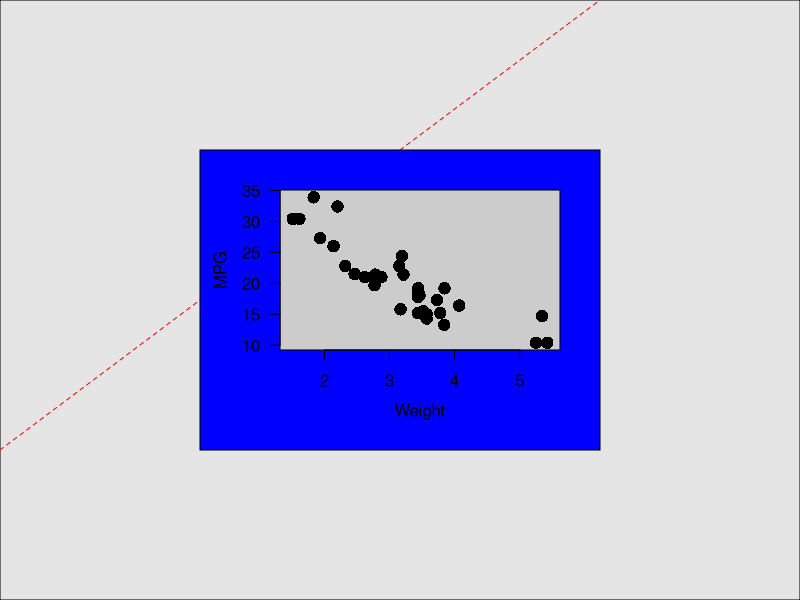
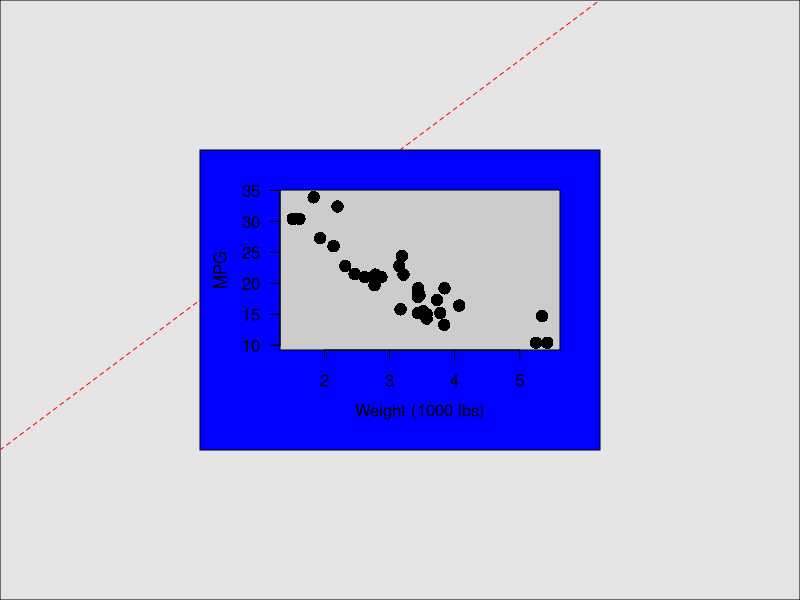
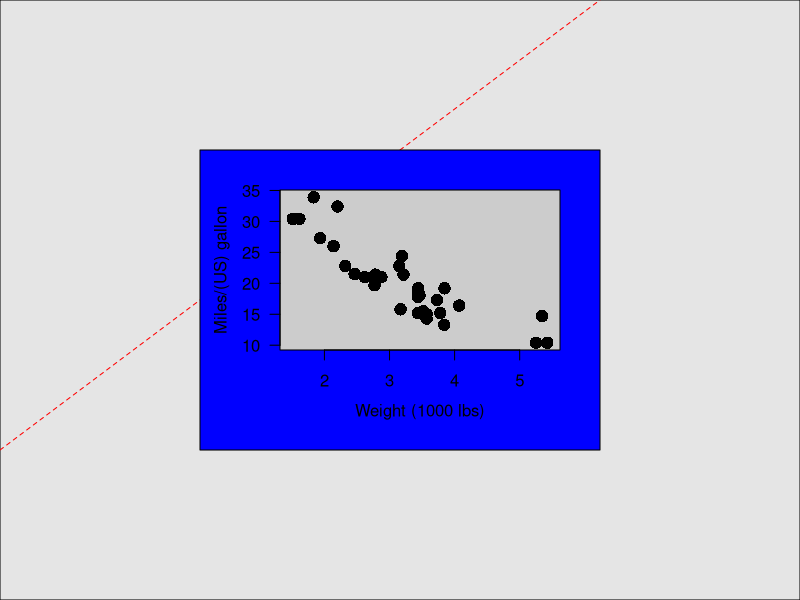
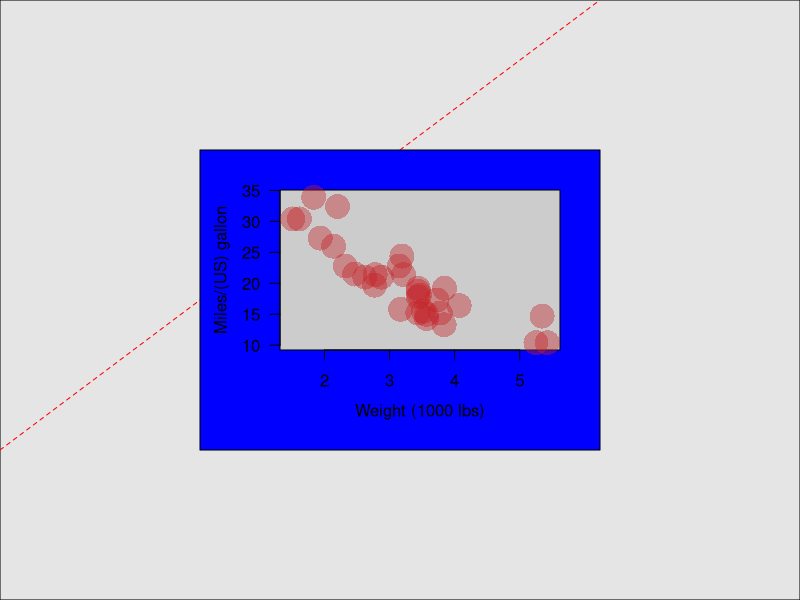

R code for these plots, in order: (Note: this script raises an error after producing the figures.)
library(grid)


#### VIEWPORT
# Draw rectangle in null viewport
grid.rect(gp = gpar(fill = "grey90"))

# Write text in null viewport
grid.text("null viewport")

# Draw a line
grid.lines(x = c(0, 0.75), y = c(0.25, 1),
           gp = gpar(lty = 2, col = "red"))

# Create new viewport: vp
vp <- viewport(x = 0.5, y = 0.5, width = 0.5, height = 0.5, just = "center")

# Push vp
pushViewport(vp)

# Populate new viewport with rectangle
grid.rect(gp = gpar(fill = "blue"))


#### BUILD A PLOT FROM SCRATCH
# 1 - Create plot viewport: pvp
mar <- c(5, 4, 2, 2)
pvp <- plotViewport(mar)

# 2 - Push pvp
pushViewport(pvp)

# 3 - Add rectangle
grid.rect(gp = gpar(fill = "grey80"))

# Create data viewport: dvp
dvp <- dataViewport(xData = mtcars$wt, yData = mtcars$mpg)

# 4 - Push dvp
pushViewport(dvp)

# Add two axes
grid.xaxis()
grid.yaxis()

# 1 - Add text to x axis
grid.text("Weight", y = unit(-3, "lines"), name = "xaxis")

# 2 - Add text to y axis
grid.text("MPG", x = unit(-3, "lines"), rot = 90, name = "yaxis")

# 3 - Add points
grid.points(x = mtcars$wt, y = mtcars$mpg, pch = 16, name = "datapoints")

# Edit "xaxis"
grid.edit("xaxis", label = "Weight (1000 lbs)")

# Edit "yaxis"
grid.edit("yaxis", label = "Miles/(US) gallon")

# Edit "datapoints"
grid.edit("datapoints", gp = gpar(col = "#C3212766", cex = 2))


#### GTABLE: GRAPHICAL OBJECT TABLE (GROB)
library(gtable)
# A simple plot p
p <- ggplot(mtcars, aes(x = wt, y = mpg, col = factor(cyl))) + geom_point()

# Create gtab with ggplotGrob()
gtab <- ggplotGrob(p)

# Print out gtab
gtab

# Extract the grobs from gtab: gtab
g <- gtab$grobs

# Draw only the legend
legend_index <- which(vapply(g, inherits, what = "gtable", logical(1)))
grid.draw(g[[legend_index]])

# 1 - Show layout of legend grob
gtable_show_layout(g[[legend_index]])

# Create text grob
my_text <- textGrob(label = "Motor Trend, 1974", gp = gpar(fontsize = 7, col = "gray25"))

# 2 - Use gtable_add_grob to modify original gtab
new_legend <- gtable_add_grob(gtab$grobs[[legend_index]], my_text, 3, 2)

# 3 - Update in gtab
gtab$grobs[[legend_index]] <- new_legend

# 4 - Draw gtab
grid.draw(gtab)


#### GGPLOT OBJECT
# Simple plot p
p <- ggplot(mtcars, aes(x = wt, y = mpg, col = factor(cyl))) + geom_point()

# Examine class() and names()
class(p)
names(p)

# Print the scales sub-list
p$scales$scales

# Update p
p <- p +
  scale_x_continuous("Length", limits = c(4, 8), expand = c(0, 0)) +
  scale_y_continuous("Width", limits = c(2, 4.5), expand = c(0, 0))

# Print the scales sub-list
p$scales$scales


#### GGPLOT_BUILD AND GGPLOT_GTABLE
# Box plot of mtcars: p
p <- ggplot(mtcars, aes(x = factor(cyl), y = wt)) + geom_boxplot()

# Create pbuild
pbuild <- ggplot_build(p)

# a list of 3 elements
names(pbuild)

# Print out each element in pbuild
pbuild$data
pbuild$layout
pbuild$plot
pbuild$panel

# Create gtab from pbuild
gtab <- ggplot_gtable(pbuild)

# Draw gtab
grid.draw(gtab)


#### GRID EXTRA = MFROW
# Definitions of g1 and g2
g1 <- ggplot(mtcars, aes(wt, mpg, col = cyl)) +
  geom_point() +
  theme(legend.position = "bottom")

g2 <- ggplot(mtcars, aes(disp, fill = cyl)) +
  geom_histogram(binwidth = 20) +
  theme(legend.position = "none")

# Extract the legend from g1
my_legend <- ggplotGrob(g1)$grobs[[legend_index]]  

# Create g1_noleg
g1_noleg <- g1 + 
  theme(legend.position = "none")

# Calculate the height: legend_height
legend_height <- sum(my_legend$heights)

# Arrange g1_noleg, g2 and my_legend
grid.arrange(g1_noleg, g2, my_legend,
             layout_matrix = matrix(c(1, 3, 2, 3), ncol = 2),
             heights = unit.c(unit(1, "npc") - legend_height, legend_height))

